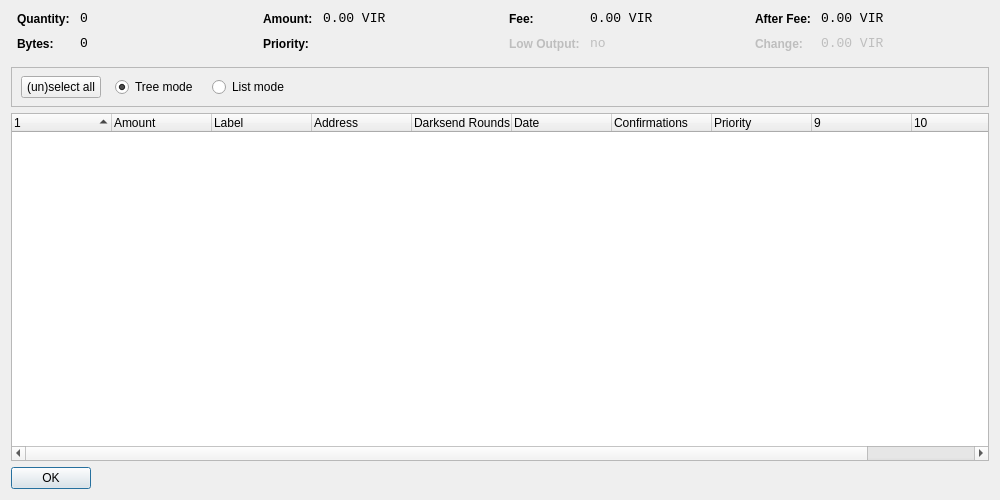
<?xml version="1.0" encoding="UTF-8"?>
<ui version="4.0">
 <class>CoinControlDialog</class>
 <widget class="QDialog" name="CoinControlDialog">
  <property name="geometry">
   <rect>
    <x>0</x>
    <y>0</y>
    <width>1000</width>
    <height>500</height>
   </rect>
  </property>
  <property name="windowTitle">
   <string>Coin Control</string>
  </property>
  <layout class="QVBoxLayout" name="verticalLayout">
   <item>
    <layout class="QHBoxLayout" name="horizontalLayoutTop" stretch="0,0,0,0">
     <property name="topMargin">
      <number>0</number>
     </property>
     <property name="bottomMargin">
      <number>10</number>
     </property>
     <item>
      <layout class="QFormLayout" name="formLayoutCoinControl1">
       <property name="horizontalSpacing">
        <number>10</number>
       </property>
       <property name="verticalSpacing">
        <number>10</number>
       </property>
       <property name="leftMargin">
        <number>6</number>
       </property>
       <property name="rightMargin">
        <number>6</number>
       </property>
       <item row="0" column="0">
        <widget class="QLabel" name="labelCoinControlQuantityText">
         <property name="styleSheet">
          <string notr="true">font-weight:bold;</string>
         </property>
         <property name="text">
          <string>Quantity:</string>
         </property>
        </widget>
       </item>
       <item row="0" column="1">
        <widget class="QLabel" name="labelCoinControlQuantity">
         <property name="font">
          <font>
           <family>Monospace</family>
           <pointsize>10</pointsize>
          </font>
         </property>
         <property name="cursor">
          <cursorShape>IBeamCursor</cursorShape>
         </property>
         <property name="contextMenuPolicy">
          <enum>Qt::ActionsContextMenu</enum>
         </property>
         <property name="text">
          <string notr="true">0</string>
         </property>
         <property name="textInteractionFlags">
          <set>Qt::LinksAccessibleByMouse|Qt::TextSelectableByKeyboard|Qt::TextSelectableByMouse</set>
         </property>
        </widget>
       </item>
       <item row="1" column="0">
        <widget class="QLabel" name="labelCoinControlBytesText">
         <property name="styleSheet">
          <string notr="true">font-weight:bold;</string>
         </property>
         <property name="text">
          <string>Bytes:</string>
         </property>
        </widget>
       </item>
       <item row="1" column="1">
        <widget class="QLabel" name="labelCoinControlBytes">
         <property name="font">
          <font>
           <family>Monospace</family>
           <pointsize>10</pointsize>
          </font>
         </property>
         <property name="cursor">
          <cursorShape>IBeamCursor</cursorShape>
         </property>
         <property name="contextMenuPolicy">
          <enum>Qt::ActionsContextMenu</enum>
         </property>
         <property name="text">
          <string notr="true">0</string>
         </property>
         <property name="textInteractionFlags">
          <set>Qt::LinksAccessibleByMouse|Qt::TextSelectableByKeyboard|Qt::TextSelectableByMouse</set>
         </property>
        </widget>
       </item>
      </layout>
     </item>
     <item>
      <layout class="QFormLayout" name="formLayoutCoinControl2">
       <property name="horizontalSpacing">
        <number>10</number>
       </property>
       <property name="verticalSpacing">
        <number>10</number>
       </property>
       <property name="leftMargin">
        <number>6</number>
       </property>
       <property name="rightMargin">
        <number>6</number>
       </property>
       <item row="0" column="0">
        <widget class="QLabel" name="labelCoinControlAmountText">
         <property name="styleSheet">
          <string notr="true">font-weight:bold;</string>
         </property>
         <property name="text">
          <string>Amount:</string>
         </property>
        </widget>
       </item>
       <item row="0" column="1">
        <widget class="QLabel" name="labelCoinControlAmount">
         <property name="font">
          <font>
           <family>Monospace</family>
           <pointsize>10</pointsize>
          </font>
         </property>
         <property name="cursor">
          <cursorShape>IBeamCursor</cursorShape>
         </property>
         <property name="contextMenuPolicy">
          <enum>Qt::ActionsContextMenu</enum>
         </property>
         <property name="text">
          <string notr="true">0.00 VIR</string>
         </property>
         <property name="textInteractionFlags">
          <set>Qt::LinksAccessibleByMouse|Qt::TextSelectableByKeyboard|Qt::TextSelectableByMouse</set>
         </property>
        </widget>
       </item>
       <item row="1" column="0">
        <widget class="QLabel" name="labelCoinControlPriorityText">
         <property name="styleSheet">
          <string notr="true">font-weight:bold;</string>
         </property>
         <property name="text">
          <string>Priority:</string>
         </property>
        </widget>
       </item>
       <item row="1" column="1">
        <widget class="QLabel" name="labelCoinControlPriority">
         <property name="font">
          <font>
           <family>Monospace</family>
           <pointsize>10</pointsize>
          </font>
         </property>
         <property name="cursor">
          <cursorShape>IBeamCursor</cursorShape>
         </property>
         <property name="contextMenuPolicy">
          <enum>Qt::ActionsContextMenu</enum>
         </property>
         <property name="text">
          <string/>
         </property>
         <property name="textInteractionFlags">
          <set>Qt::LinksAccessibleByMouse|Qt::TextSelectableByKeyboard|Qt::TextSelectableByMouse</set>
         </property>
        </widget>
       </item>
      </layout>
     </item>
     <item>
      <layout class="QFormLayout" name="formLayoutCoinControl3">
       <property name="horizontalSpacing">
        <number>10</number>
       </property>
       <property name="verticalSpacing">
        <number>10</number>
       </property>
       <property name="leftMargin">
        <number>6</number>
       </property>
       <property name="rightMargin">
        <number>6</number>
       </property>
       <item row="0" column="0">
        <widget class="QLabel" name="labelCoinControlFeeText">
         <property name="styleSheet">
          <string notr="true">font-weight:bold;</string>
         </property>
         <property name="text">
          <string>Fee:</string>
         </property>
        </widget>
       </item>
       <item row="0" column="1">
        <widget class="QLabel" name="labelCoinControlFee">
         <property name="font">
          <font>
           <family>Monospace</family>
           <pointsize>10</pointsize>
          </font>
         </property>
         <property name="cursor">
          <cursorShape>IBeamCursor</cursorShape>
         </property>
         <property name="contextMenuPolicy">
          <enum>Qt::ActionsContextMenu</enum>
         </property>
         <property name="text">
          <string notr="true">0.00 VIR</string>
         </property>
         <property name="textInteractionFlags">
          <set>Qt::LinksAccessibleByMouse|Qt::TextSelectableByKeyboard|Qt::TextSelectableByMouse</set>
         </property>
        </widget>
       </item>
       <item row="1" column="0">
        <widget class="QLabel" name="labelCoinControlLowOutputText">
         <property name="enabled">
          <bool>false</bool>
         </property>
         <property name="styleSheet">
          <string notr="true">font-weight:bold;</string>
         </property>
         <property name="text">
          <string>Low Output:</string>
         </property>
        </widget>
       </item>
       <item row="1" column="1">
        <widget class="QLabel" name="labelCoinControlLowOutput">
         <property name="enabled">
          <bool>false</bool>
         </property>
         <property name="font">
          <font>
           <family>Monospace</family>
           <pointsize>10</pointsize>
          </font>
         </property>
         <property name="cursor">
          <cursorShape>IBeamCursor</cursorShape>
         </property>
         <property name="contextMenuPolicy">
          <enum>Qt::ActionsContextMenu</enum>
         </property>
         <property name="text">
          <string notr="true">no</string>
         </property>
         <property name="textInteractionFlags">
          <set>Qt::LinksAccessibleByMouse|Qt::TextSelectableByKeyboard|Qt::TextSelectableByMouse</set>
         </property>
        </widget>
       </item>
      </layout>
     </item>
     <item>
      <layout class="QFormLayout" name="formLayoutCoinControl4">
       <property name="horizontalSpacing">
        <number>10</number>
       </property>
       <property name="verticalSpacing">
        <number>10</number>
       </property>
       <property name="leftMargin">
        <number>6</number>
       </property>
       <property name="rightMargin">
        <number>6</number>
       </property>
       <item row="0" column="0">
        <widget class="QLabel" name="labelCoinControlAfterFeeText">
         <property name="styleSheet">
          <string notr="true">font-weight:bold;</string>
         </property>
         <property name="text">
          <string>After Fee:</string>
         </property>
        </widget>
       </item>
       <item row="0" column="1">
        <widget class="QLabel" name="labelCoinControlAfterFee">
         <property name="font">
          <font>
           <family>Monospace</family>
           <pointsize>10</pointsize>
          </font>
         </property>
         <property name="cursor">
          <cursorShape>IBeamCursor</cursorShape>
         </property>
         <property name="contextMenuPolicy">
          <enum>Qt::ActionsContextMenu</enum>
         </property>
         <property name="text">
          <string notr="true">0.00 VIR</string>
         </property>
         <property name="textInteractionFlags">
          <set>Qt::LinksAccessibleByMouse|Qt::TextSelectableByKeyboard|Qt::TextSelectableByMouse</set>
         </property>
        </widget>
       </item>
       <item row="1" column="0">
        <widget class="QLabel" name="labelCoinControlChangeText">
         <property name="enabled">
          <bool>false</bool>
         </property>
         <property name="styleSheet">
          <string notr="true">font-weight:bold;</string>
         </property>
         <property name="text">
          <string>Change:</string>
         </property>
        </widget>
       </item>
       <item row="1" column="1">
        <widget class="QLabel" name="labelCoinControlChange">
         <property name="enabled">
          <bool>false</bool>
         </property>
         <property name="font">
          <font>
           <family>Monospace</family>
           <pointsize>10</pointsize>
          </font>
         </property>
         <property name="cursor">
          <cursorShape>IBeamCursor</cursorShape>
         </property>
         <property name="contextMenuPolicy">
          <enum>Qt::ActionsContextMenu</enum>
         </property>
         <property name="text">
          <string notr="true">0.00 VIR</string>
         </property>
         <property name="textInteractionFlags">
          <set>Qt::LinksAccessibleByMouse|Qt::TextSelectableByKeyboard|Qt::TextSelectableByMouse</set>
         </property>
        </widget>
       </item>
      </layout>
     </item>
    </layout>
   </item>
   <item>
    <widget class="QFrame" name="frame">
     <property name="minimumSize">
      <size>
       <width>0</width>
       <height>40</height>
      </size>
     </property>
     <property name="frameShape">
      <enum>QFrame::StyledPanel</enum>
     </property>
     <property name="frameShadow">
      <enum>QFrame::Sunken</enum>
     </property>
     <widget class="QWidget" name="horizontalLayoutWidget">
      <property name="geometry">
       <rect>
        <x>10</x>
        <y>0</y>
        <width>781</width>
        <height>41</height>
       </rect>
      </property>
      <layout class="QHBoxLayout" name="horizontalLayoutPanel" stretch="0,0,0,0,0">
       <property name="spacing">
        <number>14</number>
       </property>
       <item>
        <widget class="QPushButton" name="pushButtonSelectAll">
         <property name="sizePolicy">
          <sizepolicy hsizetype="Maximum" vsizetype="Fixed">
           <horstretch>0</horstretch>
           <verstretch>0</verstretch>
          </sizepolicy>
         </property>
         <property name="text">
          <string>(un)select all</string>
         </property>
        </widget>
       </item>
       <item>
        <widget class="QRadioButton" name="radioTreeMode">
         <property name="sizePolicy">
          <sizepolicy hsizetype="Maximum" vsizetype="Fixed">
           <horstretch>0</horstretch>
           <verstretch>0</verstretch>
          </sizepolicy>
         </property>
         <property name="text">
          <string>Tree mode</string>
         </property>
         <property name="checked">
          <bool>true</bool>
         </property>
        </widget>
       </item>
       <item>
        <widget class="QRadioButton" name="radioListMode">
         <property name="sizePolicy">
          <sizepolicy hsizetype="Maximum" vsizetype="Fixed">
           <horstretch>0</horstretch>
           <verstretch>0</verstretch>
          </sizepolicy>
         </property>
         <property name="text">
          <string>List mode</string>
         </property>
        </widget>
       </item>
       <item>
        <spacer name="horizontalSpacer">
         <property name="orientation">
          <enum>Qt::Horizontal</enum>
         </property>
         <property name="sizeHint" stdset="0">
          <size>
           <width>40</width>
           <height>20</height>
          </size>
         </property>
        </spacer>
       </item>
      </layout>
     </widget>
    </widget>
   </item>
   <item>
    <widget class="CoinControlTreeWidget" name="treeWidget">
     <property name="contextMenuPolicy">
      <enum>Qt::CustomContextMenu</enum>
     </property>
     <property name="sortingEnabled">
      <bool>false</bool>
     </property>
     <property name="columnCount">
      <number>11</number>
     </property>
     <attribute name="headerShowSortIndicator" stdset="0">
      <bool>true</bool>
     </attribute>
     <attribute name="headerStretchLastSection">
      <bool>false</bool>
     </attribute>
     <column>
      <property name="text">
       <string/>
      </property>
     </column>
     <column>
      <property name="text">
       <string>Amount</string>
      </property>
     </column>
     <column>
      <property name="text">
       <string>Label</string>
      </property>
     </column>
     <column>
      <property name="text">
       <string>Address</string>
      </property>
     </column>
     <column>
      <property name="text">
       <string>Darksend Rounds</string>
      </property>
    </column>
     <column>
      <property name="text">
       <string>Date</string>
      </property>
     </column>
     <column>
      <property name="text">
       <string>Confirmations</string>
      </property>
      <property name="toolTip">
       <string>Confirmed</string>
      </property>
     </column>
     <column>
      <property name="text">
       <string>Priority</string>
      </property>
     </column>
     <column>
      <property name="text">
       <string/>
      </property>
     </column>
     <column>
      <property name="text">
       <string/>
      </property>
     </column>
     <column>
      <property name="text">
       <string/>
      </property>
     </column>
     <column>
      <property name="text">
       <string/>
      </property>
     </column>
    </widget>
   </item>
   <item>
    <widget class="QDialogButtonBox" name="buttonBox">
     <property name="sizePolicy">
      <sizepolicy hsizetype="Maximum" vsizetype="Fixed">
       <horstretch>0</horstretch>
       <verstretch>0</verstretch>
      </sizepolicy>
     </property>
     <property name="orientation">
      <enum>Qt::Horizontal</enum>
     </property>
     <property name="standardButtons">
      <set>QDialogButtonBox::Ok</set>
     </property>
    </widget>
   </item>
  </layout>
 </widget>
 <customwidgets>
  <customwidget>
   <class>CoinControlTreeWidget</class>
   <extends>QTreeWidget</extends>
   <header>coincontroltreewidget.h</header>
  </customwidget>
 </customwidgets>
 <resources/>
 <connections/>
</ui>
